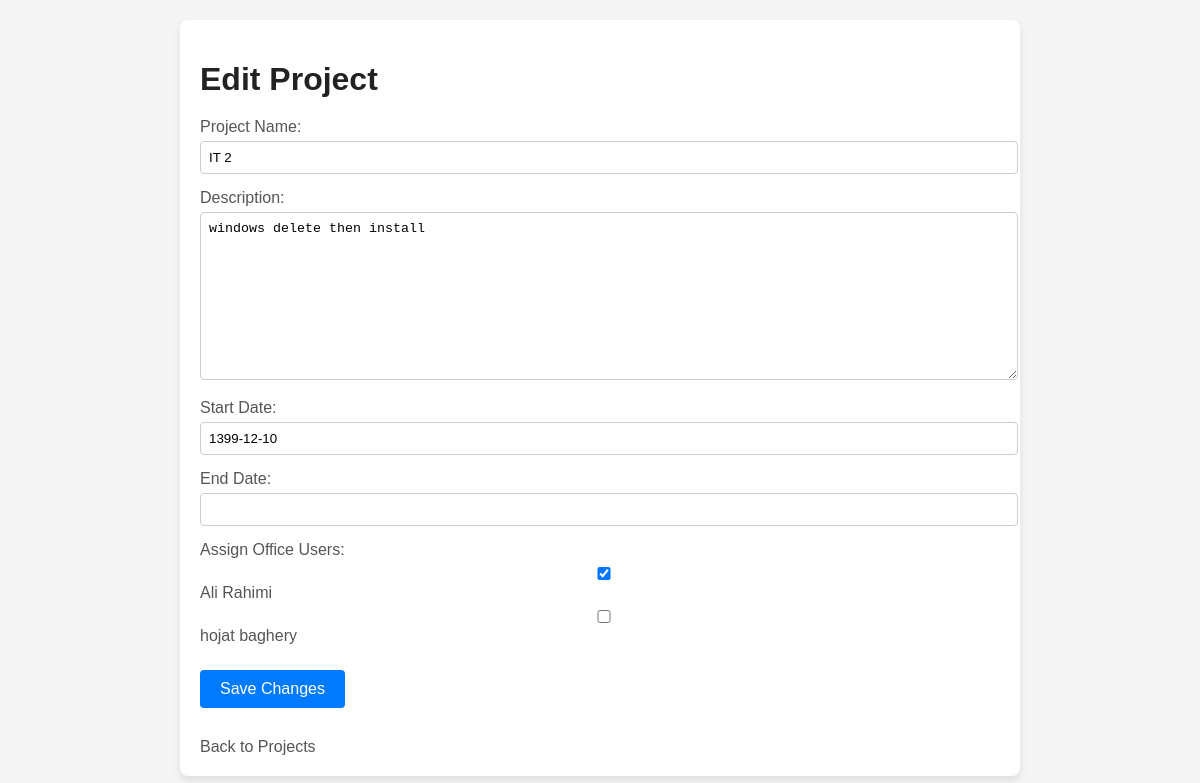
Before: /projects/7/edit/ (signed in) with the older database file.
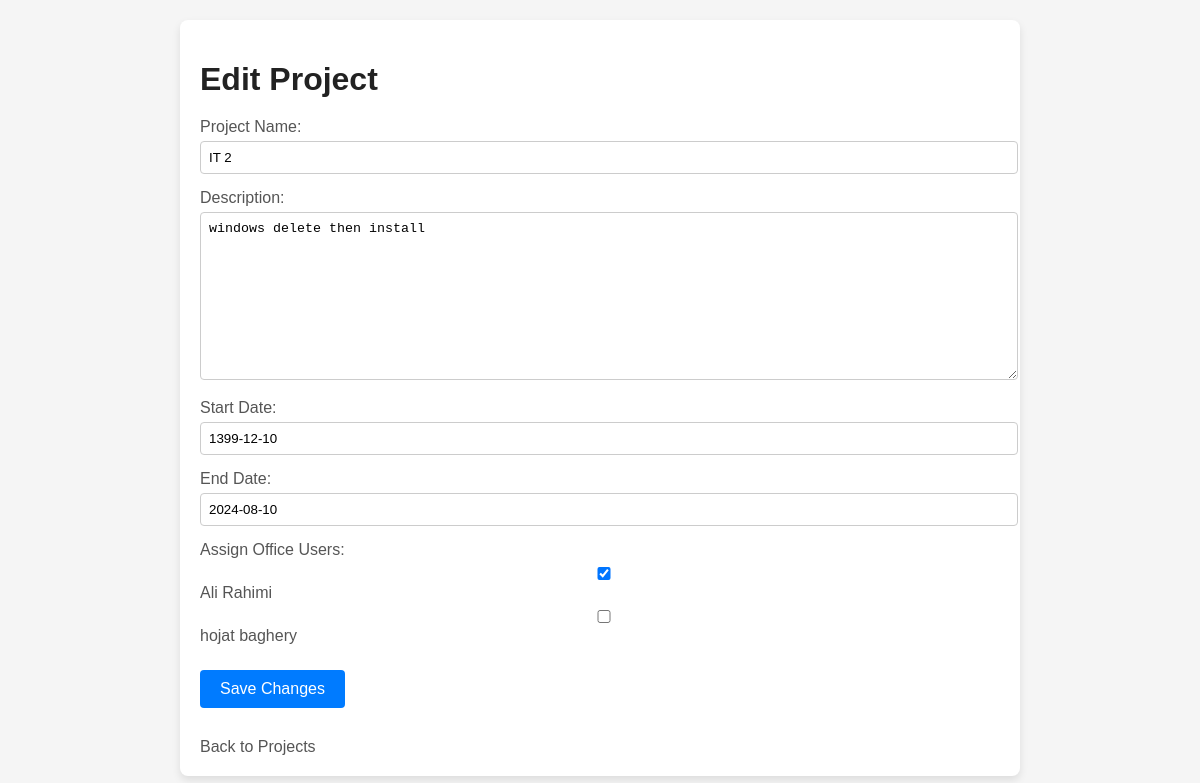
After: the same page with the newer database file.
### daftarMain/models.py (models this page shows, shortened)
class Project(models.Model):
    name = models.CharField(max_length=100)
    description = models.TextField(null=True, blank=True)
    start_date = models.DateField()
    end_date = models.DateField(null=True, blank=True)
    assigned_users = models.ManyToManyField('OfficeUser', related_name='projects')

### daftarMain/views.py (the view)
# urls.py: path('projects/<int:project_id>/edit/', views.edit_project, name='edit_project'),
@login_required
def edit_project(request, project_id):
    project = get_object_or_404(Project, id=project_id)
    if request.method == "POST":
        form = ProjectForm(request.POST, instance=project)
        if form.is_valid():
            form.save()
            messages.success(request, f'Project "{project.name}" has been successfully updated.')
            return redirect('project_page')
    else:
        form = ProjectForm(instance=project)
    context = {
        'form': form,
        'project': project,
    }
    return render(request, 'edit_project.html', context)

### daftarMain/forms.py
class ProjectForm(forms.ModelForm):
    assigned_users = forms.ModelMultipleChoiceField(
        queryset=OfficeUser.objects.all(),
        widget=forms.CheckboxSelectMultiple,
        required=True,
        label="Assign Office Users"
    )
    class Meta:
        model = Project
        fields = ['name', 'description', 'start_date', 'end_date', 'assigned_users']

### daftarMain/models.py (called while the page is built)
    def __str__(self):
        return f"{self.first_name} {self.last_name}"

### daftarMain/templates/edit_project.html (shortened to what this page needs)
<!DOCTYPE html>
<html lang="en">
<head>
</head>
<body>
    <div class="container">
        <h1>Edit Project</h1>
        <form method="POST">
            <div class="form-group">
                <label for="id_name">Project Name:</label>
                {{ form.name }}
            </div>
            <div class="form-group">
                <label for="id_description">Description:</label>
                {{ form.description }}
            </div>
            <div class="form-group">
                <label for="id_start_date">Start Date:</label>
                {{ form.start_date }}
            </div>
            <div class="form-group">
                <label for="id_end_date">End Date:</label>
                {{ form.end_date }}
            </div>
            <div class="form-group">
                <label for="id_assigned_users">Assign Office Users:</label>
                {{ form.assigned_users }}
            </div>
            <button type="submit" class="button">Save Changes</button>
        </form>
        <a href="{% url 'project_page' %}" class="back-link">Back to Projects</a>
    </div>
</body>
</html>

Changed rows visible on the page:
changed Project "IT 2": end_date (not shown) → "2024-08-10"
